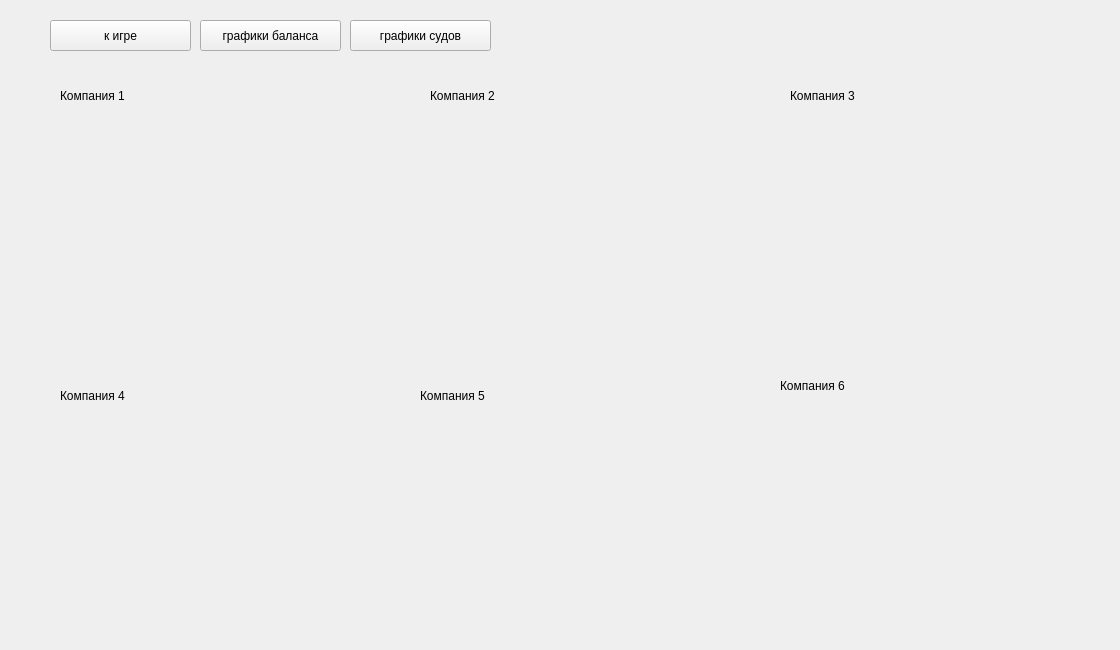
      <widget class="QWidget" name="GraphPropertyPage">
       <widget class="QLabel" name="graph2Name_3">
        <property name="geometry">
         <rect>
          <x>430</x>
          <y>80</y>
          <width>151</width>
          <height>31</height>
         </rect>
        </property>
        <property name="text">
         <string>Компания 2</string>
        </property>
       </widget>
       <widget class="QCustomPlot" name="graphProperty_6" native="true">
        <property name="geometry">
         <rect>
          <x>780</x>
          <y>430</y>
          <width>331</width>
          <height>211</height>
         </rect>
        </property>
       </widget>
       <widget class="QLabel" name="graph6Name_3">
        <property name="geometry">
         <rect>
          <x>780</x>
          <y>370</y>
          <width>151</width>
          <height>31</height>
         </rect>
        </property>
        <property name="text">
         <string>Компания 6</string>
        </property>
       </widget>
       <widget class="QCustomPlot" name="graphProperty_1" native="true">
        <property name="geometry">
         <rect>
          <x>60</x>
          <y>140</y>
          <width>331</width>
          <height>211</height>
         </rect>
        </property>
       </widget>
       <widget class="QCustomPlot" name="graphProperty_2" native="true">
        <property name="geometry">
         <rect>
          <x>420</x>
          <y>140</y>
          <width>331</width>
          <height>211</height>
         </rect>
        </property>
       </widget>
       <widget class="QCustomPlot" name="graphProperty_3" native="true">
        <property name="geometry">
         <rect>
          <x>780</x>
          <y>140</y>
          <width>331</width>
          <height>211</height>
         </rect>
        </property>
       </widget>
       <widget class="QLabel" name="graph1Name_3">
        <property name="geometry">
         <rect>
          <x>60</x>
          <y>80</y>
          <width>151</width>
          <height>31</height>
         </rect>
        </property>
        <property name="text">
         <string>Компания 1</string>
        </property>
       </widget>
       <widget class="QPushButton" name="pushButton_10">
        <property name="geometry">
         <rect>
          <x>200</x>
          <y>20</y>
          <width>141</width>
          <height>31</height>
         </rect>
        </property>
        <property name="text">
         <string>графики баланса</string>
        </property>
       </widget>
       <widget class="QLabel" name="graph5Name_3">
        <property name="geometry">
         <rect>
          <x>420</x>
          <y>380</y>
          <width>151</width>
          <height>31</height>
         </rect>
        </property>
        <property name="text">
         <string>Компания 5</string>
        </property>
       </widget>
       <widget class="QPushButton" name="pushButton_11">
        <property name="geometry">
         <rect>
          <x>350</x>
          <y>20</y>
          <width>141</width>
          <height>31</height>
         </rect>
        </property>
        <property name="text">
         <string>графики судов</string>
        </property>
       </widget>
       <widget class="QCustomPlot" name="graphProperty_4" native="true">
        <property name="geometry">
         <rect>
          <x>60</x>
          <y>430</y>
          <width>331</width>
          <height>211</height>
         </rect>
        </property>
       </widget>
       <widget class="QCustomPlot" name="graphProperty_5" native="true">
        <property name="geometry">
         <rect>
          <x>420</x>
          <y>430</y>
          <width>331</width>
          <height>211</height>
         </rect>
        </property>
       </widget>
       <widget class="QLabel" name="graph3Name_3">
        <property name="geometry">
         <rect>
          <x>790</x>
          <y>80</y>
          <width>151</width>
          <height>31</height>
         </rect>
        </property>
        <property name="text">
         <string>Компания 3</string>
        </property>
       </widget>
       <widget class="QLabel" name="graph4Name_3">
        <property name="geometry">
         <rect>
          <x>60</x>
          <y>380</y>
          <width>151</width>
          <height>31</height>
         </rect>
        </property>
        <property name="text">
         <string>Компания 4</string>
        </property>
       </widget>
       <widget class="QPushButton" name="pushButton_12">
        <property name="geometry">
         <rect>
          <x>50</x>
          <y>20</y>
          <width>141</width>
          <height>31</height>
         </rect>
        </property>
        <property name="text">
         <string>к игре</string>
        </property>
       </widget>
      </widget>
